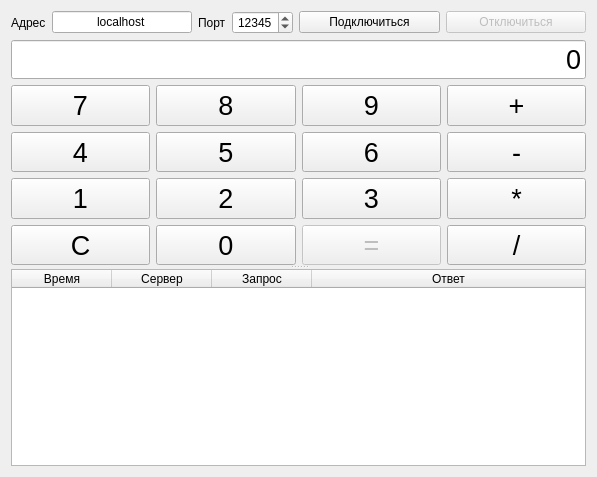
<?xml version="1.0" encoding="UTF-8"?>
<ui version="4.0">
 <class>CalcWindow</class>
 <widget class="QMainWindow" name="CalcWindow">
  <property name="geometry">
   <rect>
    <x>0</x>
    <y>0</y>
    <width>597</width>
    <height>477</height>
   </rect>
  </property>
  <property name="windowTitle">
   <string>Калькулятор</string>
  </property>
  <widget class="QWidget" name="centralWidget">
   <layout class="QVBoxLayout" name="verticalLayout_3">
    <item>
     <layout class="QHBoxLayout" name="horizontalLayout_3">
      <item>
       <widget class="QLabel" name="label_2">
        <property name="text">
         <string>Адрес</string>
        </property>
       </widget>
      </item>
      <item>
       <widget class="QLineEdit" name="lineEditHost">
        <property name="text">
         <string>localhost</string>
        </property>
        <property name="alignment">
         <set>Qt::AlignCenter</set>
        </property>
       </widget>
      </item>
      <item>
       <widget class="QLabel" name="label">
        <property name="text">
         <string>Порт</string>
        </property>
       </widget>
      </item>
      <item>
       <widget class="QSpinBox" name="spinBoxPort">
        <property name="alignment">
         <set>Qt::AlignCenter</set>
        </property>
        <property name="maximum">
         <number>65535</number>
        </property>
        <property name="value">
         <number>12345</number>
        </property>
       </widget>
      </item>
      <item>
       <widget class="QPushButton" name="pushButtonConn">
        <property name="sizePolicy">
         <sizepolicy hsizetype="Expanding" vsizetype="Fixed">
          <horstretch>0</horstretch>
          <verstretch>0</verstretch>
         </sizepolicy>
        </property>
        <property name="text">
         <string>Подключиться</string>
        </property>
       </widget>
      </item>
      <item>
       <widget class="QPushButton" name="pushButtonDisc">
        <property name="enabled">
         <bool>false</bool>
        </property>
        <property name="sizePolicy">
         <sizepolicy hsizetype="Expanding" vsizetype="Fixed">
          <horstretch>0</horstretch>
          <verstretch>0</verstretch>
         </sizepolicy>
        </property>
        <property name="text">
         <string>Отключиться</string>
        </property>
       </widget>
      </item>
     </layout>
    </item>
    <item>
     <widget class="QSplitter" name="splitter">
      <property name="orientation">
       <enum>Qt::Vertical</enum>
      </property>
      <widget class="QWidget" name="verticalWidget" native="true">
       <property name="font">
        <font>
         <pointsize>20</pointsize>
        </font>
       </property>
       <layout class="QVBoxLayout" name="verticalLayout">
        <property name="leftMargin">
         <number>0</number>
        </property>
        <property name="topMargin">
         <number>0</number>
        </property>
        <property name="rightMargin">
         <number>0</number>
        </property>
        <property name="bottomMargin">
         <number>0</number>
        </property>
        <item>
         <widget class="QLineEdit" name="lineEdit">
          <property name="text">
           <string>0</string>
          </property>
          <property name="alignment">
           <set>Qt::AlignRight|Qt::AlignTrailing|Qt::AlignVCenter</set>
          </property>
          <property name="readOnly">
           <bool>true</bool>
          </property>
         </widget>
        </item>
        <item>
         <layout class="QHBoxLayout" name="horizontalLayout_2">
          <item>
           <widget class="QPushButton" name="pushButton7">
            <property name="sizePolicy">
             <sizepolicy hsizetype="Minimum" vsizetype="Minimum">
              <horstretch>0</horstretch>
              <verstretch>0</verstretch>
             </sizepolicy>
            </property>
            <property name="text">
             <string>7</string>
            </property>
           </widget>
          </item>
          <item>
           <widget class="QPushButton" name="pushButton8">
            <property name="sizePolicy">
             <sizepolicy hsizetype="Minimum" vsizetype="Minimum">
              <horstretch>0</horstretch>
              <verstretch>0</verstretch>
             </sizepolicy>
            </property>
            <property name="text">
             <string>8</string>
            </property>
           </widget>
          </item>
          <item>
           <widget class="QPushButton" name="pushButton9">
            <property name="sizePolicy">
             <sizepolicy hsizetype="Minimum" vsizetype="Minimum">
              <horstretch>0</horstretch>
              <verstretch>0</verstretch>
             </sizepolicy>
            </property>
            <property name="text">
             <string>9</string>
            </property>
           </widget>
          </item>
          <item>
           <widget class="QPushButton" name="pushButtonPlus">
            <property name="sizePolicy">
             <sizepolicy hsizetype="Minimum" vsizetype="Minimum">
              <horstretch>0</horstretch>
              <verstretch>0</verstretch>
             </sizepolicy>
            </property>
            <property name="text">
             <string>+</string>
            </property>
           </widget>
          </item>
         </layout>
        </item>
        <item>
         <layout class="QHBoxLayout" name="horizontalLayout_4">
          <item>
           <widget class="QPushButton" name="pushButton4">
            <property name="sizePolicy">
             <sizepolicy hsizetype="Minimum" vsizetype="Minimum">
              <horstretch>0</horstretch>
              <verstretch>0</verstretch>
             </sizepolicy>
            </property>
            <property name="text">
             <string>4</string>
            </property>
           </widget>
          </item>
          <item>
           <widget class="QPushButton" name="pushButton5">
            <property name="sizePolicy">
             <sizepolicy hsizetype="Minimum" vsizetype="Minimum">
              <horstretch>0</horstretch>
              <verstretch>0</verstretch>
             </sizepolicy>
            </property>
            <property name="text">
             <string>5</string>
            </property>
           </widget>
          </item>
          <item>
           <widget class="QPushButton" name="pushButton6">
            <property name="sizePolicy">
             <sizepolicy hsizetype="Minimum" vsizetype="Minimum">
              <horstretch>0</horstretch>
              <verstretch>0</verstretch>
             </sizepolicy>
            </property>
            <property name="text">
             <string>6</string>
            </property>
           </widget>
          </item>
          <item>
           <widget class="QPushButton" name="pushButtonMinus">
            <property name="sizePolicy">
             <sizepolicy hsizetype="Minimum" vsizetype="Minimum">
              <horstretch>0</horstretch>
              <verstretch>0</verstretch>
             </sizepolicy>
            </property>
            <property name="text">
             <string>-</string>
            </property>
           </widget>
          </item>
         </layout>
        </item>
        <item>
         <layout class="QHBoxLayout" name="horizontalLayout_5">
          <item>
           <widget class="QPushButton" name="pushButton1">
            <property name="sizePolicy">
             <sizepolicy hsizetype="Minimum" vsizetype="Minimum">
              <horstretch>0</horstretch>
              <verstretch>0</verstretch>
             </sizepolicy>
            </property>
            <property name="text">
             <string>1</string>
            </property>
           </widget>
          </item>
          <item>
           <widget class="QPushButton" name="pushButton2">
            <property name="sizePolicy">
             <sizepolicy hsizetype="Minimum" vsizetype="Minimum">
              <horstretch>0</horstretch>
              <verstretch>0</verstretch>
             </sizepolicy>
            </property>
            <property name="text">
             <string>2</string>
            </property>
           </widget>
          </item>
          <item>
           <widget class="QPushButton" name="pushButton3">
            <property name="sizePolicy">
             <sizepolicy hsizetype="Minimum" vsizetype="Minimum">
              <horstretch>0</horstretch>
              <verstretch>0</verstretch>
             </sizepolicy>
            </property>
            <property name="text">
             <string>3</string>
            </property>
           </widget>
          </item>
          <item>
           <widget class="QPushButton" name="pushButtonMul">
            <property name="sizePolicy">
             <sizepolicy hsizetype="Minimum" vsizetype="Minimum">
              <horstretch>0</horstretch>
              <verstretch>0</verstretch>
             </sizepolicy>
            </property>
            <property name="text">
             <string>*</string>
            </property>
           </widget>
          </item>
         </layout>
        </item>
        <item>
         <layout class="QHBoxLayout" name="horizontalLayout">
          <item>
           <widget class="QPushButton" name="pushButtonC">
            <property name="sizePolicy">
             <sizepolicy hsizetype="Minimum" vsizetype="Minimum">
              <horstretch>0</horstretch>
              <verstretch>0</verstretch>
             </sizepolicy>
            </property>
            <property name="text">
             <string>C</string>
            </property>
           </widget>
          </item>
          <item>
           <widget class="QPushButton" name="pushButton0">
            <property name="sizePolicy">
             <sizepolicy hsizetype="Minimum" vsizetype="Minimum">
              <horstretch>0</horstretch>
              <verstretch>0</verstretch>
             </sizepolicy>
            </property>
            <property name="text">
             <string>0</string>
            </property>
           </widget>
          </item>
          <item>
           <widget class="QPushButton" name="pushButtonCalc">
            <property name="enabled">
             <bool>false</bool>
            </property>
            <property name="sizePolicy">
             <sizepolicy hsizetype="Minimum" vsizetype="Minimum">
              <horstretch>0</horstretch>
              <verstretch>0</verstretch>
             </sizepolicy>
            </property>
            <property name="text">
             <string>=</string>
            </property>
           </widget>
          </item>
          <item>
           <widget class="QPushButton" name="pushButtonDiv">
            <property name="sizePolicy">
             <sizepolicy hsizetype="Minimum" vsizetype="Minimum">
              <horstretch>0</horstretch>
              <verstretch>0</verstretch>
             </sizepolicy>
            </property>
            <property name="text">
             <string>/</string>
            </property>
           </widget>
          </item>
         </layout>
        </item>
       </layout>
      </widget>
      <widget class="QTableWidget" name="logTable">
       <attribute name="horizontalHeaderStretchLastSection">
        <bool>true</bool>
       </attribute>
       <column>
        <property name="text">
         <string>Время</string>
        </property>
       </column>
       <column>
        <property name="text">
         <string>Сервер</string>
        </property>
       </column>
       <column>
        <property name="text">
         <string>Запрос</string>
        </property>
       </column>
       <column>
        <property name="text">
         <string>Ответ</string>
        </property>
       </column>
      </widget>
     </widget>
    </item>
   </layout>
  </widget>
 </widget>
 <layoutdefault spacing="6" margin="11"/>
 <resources/>
 <connections/>
</ui>
